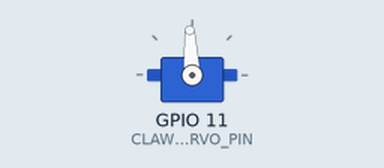
This sketch was run on a simulated ESP32. Parts: servo. What the sketch prints to the serial monitor is not drawn.

Above: at 1.05 s.
At 1.9 s:
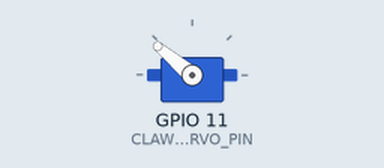
At 2.5 s:
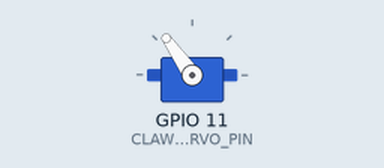
At 2.8 s:
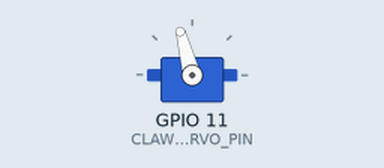
Timing chart, 0 to 6.8 s (numbered marks = the images above):
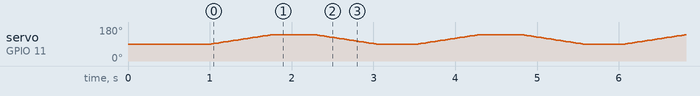

The sketch:

09_Gripper_Control.ino
```cpp
#include <ESP32Servo.h>

const int CLAW_SERVO_PIN = 11; // Gripper servo signal
const int STEP_DELAY     = 15; // Delay per degree (ms), smaller is faster

Servo clawServo;

void setup() {
  Serial.begin(115200);

  // Allocate hardware timers
  ESP32PWM::allocateTimer(0);
  ESP32PWM::allocateTimer(1);
  ESP32PWM::allocateTimer(2);
  ESP32PWM::allocateTimer(3);

  // 50 Hz, pulse width 500~2500 µs
  clawServo.setPeriodHertz(50);
  clawServo.attach(CLAW_SERVO_PIN, 500, 2500);

  // Initial 90°
  clawServo.write(90);
  Serial.println("Gripper servo started, opening and closing repeatedly between 90° and 140°...");
  delay(1000);
}

void loop() {
  // 90° → 140°
  for (int pos = 90; pos <= 140; pos += 1) {
    clawServo.write(pos);
    delay(STEP_DELAY);
  }
  delay(500); // Pause 0.5 s

  // 140° → 90°
  for (int pos = 140; pos >= 90; pos -= 1) {
    clawServo.write(pos);
    delay(STEP_DELAY);
  }
  delay(500); // Pause 0.5 s
}
```
